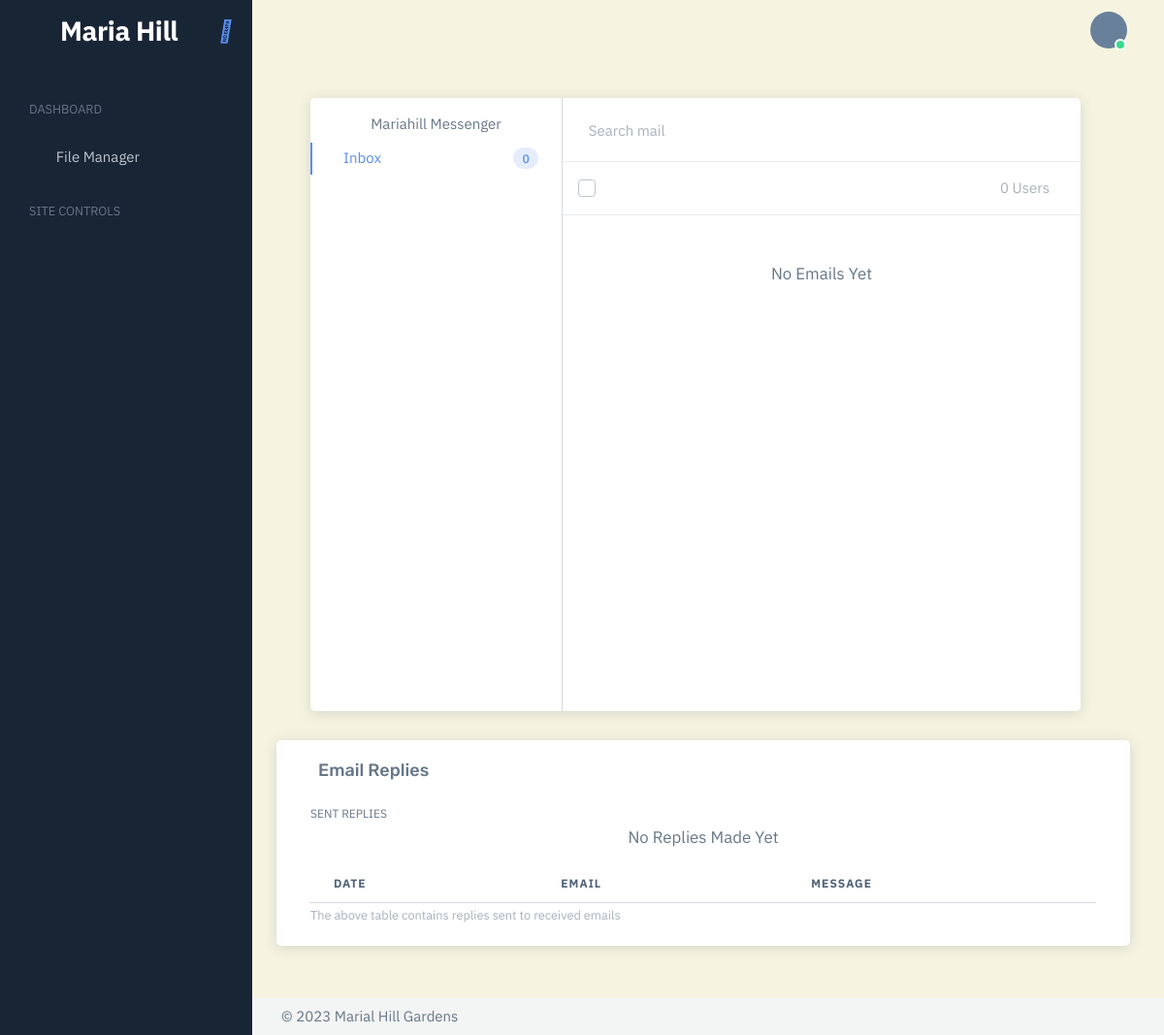
Before: /email/ (signed in) with the older database file.
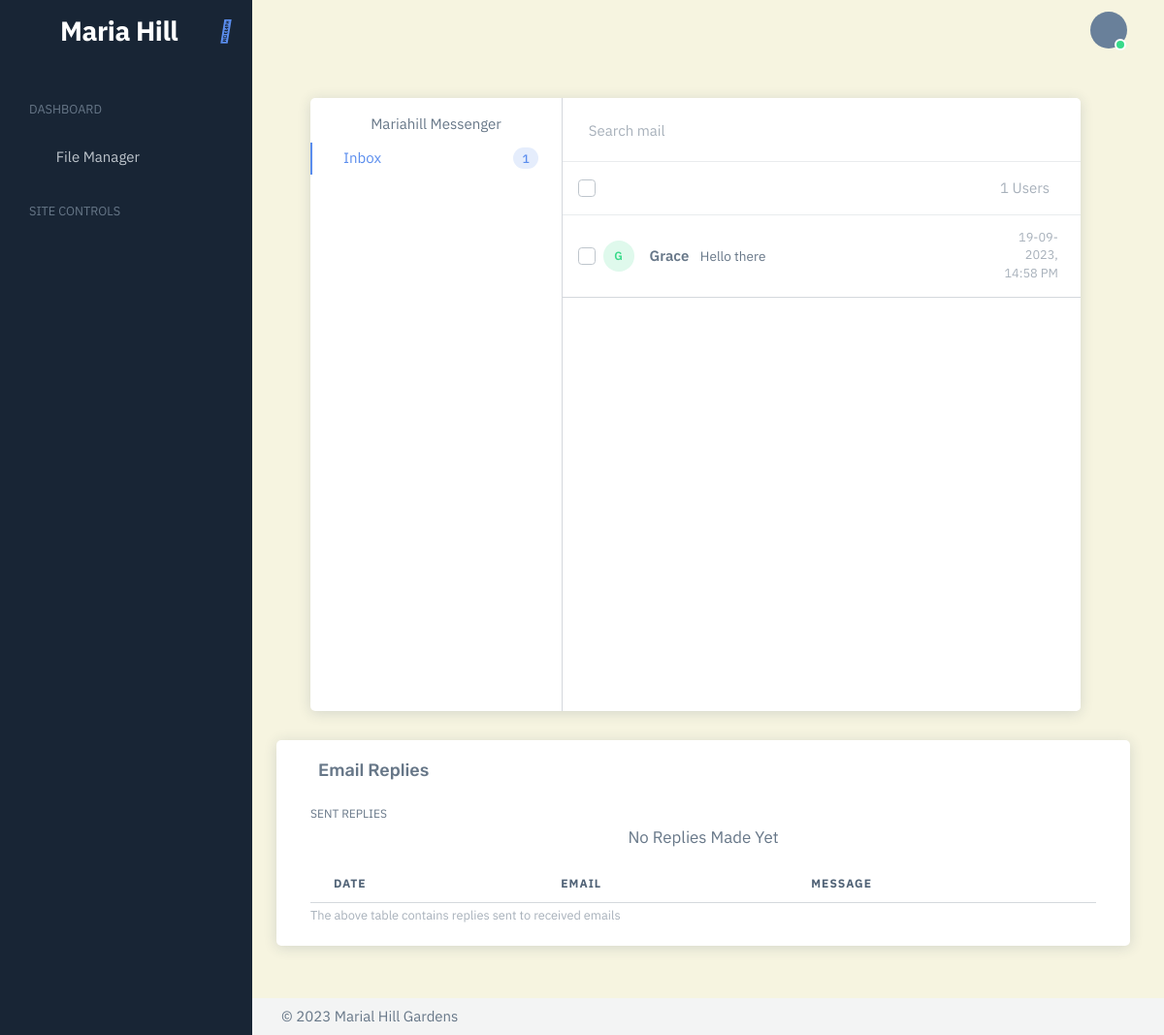
After: the same page with the newer database file.
### mariadmin/models.py (models this page shows)
class SimpleContactMessages(models.Model):
    UserName = models.TextField()
    UserEmail= models.TextField()
    UserSubject = models.TextField()
    UserMessage= models.TextField()
    dateSent = models.DateTimeField(auto_now_add=True)
    class Meta:
        ordering = ('dateSent',)

### messenger/views.py (the view)
# urls.py: path('email/', views.emailPage, name='email-page'),
@login_required(login_url='messenger:home')
@cache_control(no_cache=True, must_revalidate=True, no_store=True)
@user_passes_test(isAdmin)
def emailPage(request):
    presentEmails = CommUtilities().getAllPresentEmails()
    pageContext = {
        'preview_inbox': presentEmails,
        'count': CommUtilities().getInboxCount(),
        'users': len(presentEmails),
        'present_replies': CommUtilities().getPresentReplies()
    }
    return render(request, "mariadmin/sections/email-section.html", context=pageContext)

### mariadmin/templates/mariadmin/sections/email-section.html (shortened to what this page needs)
{% extends "mariadmin/home-layout.html" %}
{% load static %}
{% block page_css %}
    <link rel="stylesheet" href="{% static 'mariadmin/local-update/frest/admin/assets/vendor/libs/quill/katex.css' %}" />
    <link rel="stylesheet" href="{% static 'mariadmin/local-update/frest/admin/assets/vendor/libs/quill/katex.css' %}" />
    <link rel="stylesheet" href="{% static 'mariadmin/local-update/frest/admin/assets/vendor/libs/quill/katex.css' %}" />
    <link rel="stylesheet" href="{% static 'mariadmin/local-update/frest/admin/assets/vendor/libs/select2/select2.css' %}" />
    <link rel="stylesheet" href="{% static 'mariadmin/local-update/frest/admin/assets/vendor/css/pages/app-email.css' %}" />
{% endblock %}
{% block page_content %}
        {% include 'mariadmin/sections/email-loader.html' %}
        {% include 'mariadmin/sections/replies-section.html' %}
    </div>
{% endblock %}

### mariadmin/templates/mariadmin/home-layout.html (shortened to what this page needs)
{% load static %}
<!DOCTYPE html>
<html
  lang="en"
  class="light-style layout-navbar-fixed layout-menu-fixed"
  dir="ltr"
  data-theme="theme-default"
  data-assets-path="{% static 'mariadmin/local-update/frest/admin/assets/' %}"
  data-template="vertical-menu-template"
>
  <head>
    <link href='https://unpkg.com/boxicons@2.1.4/css/boxicons.min.css' rel='stylesheet'>
    <link rel="stylesheet" href="{% static 'mariadmin/local-update/frest/admin/assets/vendor/fonts/fontawesome.css' %}" />
    <link rel="stylesheet" href="{% static 'mariadmin/local-update/frest/admin/assets/vendor/fonts/flag-icons.css' %}" />
    <link
      rel="stylesheet"
      href="{% static 'mariadmin/local-update/frest/admin/assets/vendor/css/rtl/core.css' %}"
      class="template-customizer-core-css"
    />
    <link
      rel="stylesheet"
      href="{% static 'mariadmin/local-update/frest/admin/assets/vendor/css/rtl/theme-semi-dark.css' %}"
      class="template-customizer-theme-css"
    />
    <link rel="stylesheet" href="{% static 'mariadmin/local-update/frest/admin/assets/css/demo.css' %}" />
    <link
      rel="stylesheet"
      href="{% static 'mariadmin/local-update/frest/admin/assets/vendor/libs/perfect-scrollbar/perfect-scrollbar.css' %}"
    />
    <link
      rel="stylesheet"
      href="{% static 'mariadmin/local-update/frest/admin/assets/vendor/libs/typeahead-js/typeahead.css' %}"
    />
    <link rel="stylesheet" href="{% static 'mariadmin/local-update/frest/admin/assets/vendor/libs/bootstrap-maxlength/bootstrap-maxlength.css' %}" />
    <link rel="stylesheet" href="{% static 'mariadmin/local-update/frest/admin/assets/vendor/css/pages/app-chat.css' %}">
    <link
      rel="stylesheet"
      href="{% static 'mariadmin/local-update/frest/admin/assets/vendor/css/pages/custom-register.css' %}"
    />
    {% block page_css %}
    {% endblock %}
  </head>
  <body>
    <div class="layout-wrapper layout-content-navbar">
      <div class="layout-container">
        <aside
          id="layout-menu"
          class="layout-menu menu-vertical menu bg-menu-theme"
        >
          <div class="app-brand demo">
            <a href="#" class="app-brand-link">
              <span class="app-brand-logo demo">
              </span>
              <span class="app-brand-text demo menu-text fw-bold ms-2"
                >Maria Hill</span
              >
            </a>
            <a
              href="javascript:void(0);"
              class="layout-menu-toggle menu-link text-large ms-auto"
            >
              <i
                class="bx menu-toggle-icon d-none d-xl-block fs-4 align-middle"
              ></i>
            </a>
          </div>
          <div class="menu-divider mt-0"></div>
          <ul class="menu-inner pt-1 pb-5">
            <li class="menu-header small text-uppercase">
              <span class="menu-header-text">DASHBOARD</span>
            </li>
            <li class="menu-item">
              <a href="{% url 'messenger:file-manager' %}" class="menu-link">
                <i class="fa-regular fa-file bx-burst-hover me-3"></i>
                <div data-i18n="File Manager">File Manager</div>
              </a>
            </li>
            <li class="menu-header small text-uppercase">
              <span class="menu-header-text">site Controls</span>
            </li>
          </ul>
        </aside>
        <div class="layout-page">
          <nav
            class="layout-navbar navbar navbar-expand-xl align-items-center"
            id="layout-navbar"
          >
            <div class="container-fluid">
              <div
                class="navbar-nav-right d-flex align-items-center"
                id="navbar-collapse"
              >
                <ul class="navbar-nav flex-row align-items-center ms-auto">
                  <li class="nav-item navbar-dropdown dropdown-user dropdown">
                    <a
                      class="nav-link dropdown-toggle hide-arrow"
                      href="javascript:void(0);"
                      data-bs-toggle="dropdown"
                    >
                    <div class="avatar d-block flex-shrink-0 avatar-online">
                      <span class="avatar-initial rounded-circle bg-label-sucess">
                      </span>
                    </div>
                    </a>
                  </li>
                </ul>
              </div>
            </div>
          </nav>
          <div class="content-wrapper">
            <div class="container-xxl flex-grow-1 container-p-y">
              <div class="row">
                <div class="col">
                  {% block page_content %}
                  {% endblock %}
                </div>
              </div>
            </div>
            <footer class="content-footer footer bg-footer-theme">
              <div
                class="container-fluid d-flex flex-wrap justify-content-between py-2 flex-md-row flex-column"
              >
                <div class="mb-2 mb-md-0">
                  ©
                  Marial Hill Gardens
                </div>
              </div>
            </footer>
          </div>
        </div>
      </div>
  </body>
</html>

### mariadmin/templates/mariadmin/sections/email-loader.html (shortened to what this page needs)
{% load static %}
<div class="row w-100">
  <div class="content-wrapper">
    <div class="container-xxl flex-grow-1 container-p-y">
      <div class="app-email card">
        <div class="border-0">
          <div class="row g-0">
            <div
              class="col app-email-sidebar border-end flex-grow-0"
              id="app-email-sidebar"
            >
              <div class="d-flex justify-content-center mt-3">
                <span
                >
                  Mariahill Messenger
              </span>
              </div>
              <div class="email-filters py-2">
                <ul class="email-filter-folders list-unstyled mb-4">
                  <li
                    class="active d-flex justify-content-between"
                    data-target="inbox"
                  >
                    <a
                      href="javascript:void(0);"
                      class="d-flex flex-wrap align-items-center"
                    >
                      <span class="align-middle ms-2">Inbox</span>
                    </a>
                    <div class="badge bg-label-primary rounded-pill">
                      <span id="inbox-count-show">{{ count }}</span>
                    </div>
                  </li>
                </ul>
              </div>
            </div>
            <div class="col app-emails-list">
              <div class="card shadow-none border-0">
                <div
                  class="card-body emails-list-header p-3 py-lg-3 py-2"
                >
                  <div
                    class="d-flex justify-content-between align-items-center"
                  >
                    <div class="d-flex align-items-center w-100">
                      <div class="mb-0 mb-lg-2 w-100">
                        <div
                          class="input-group input-group-merge shadow-none"
                        >
                          <span
                            class="input-group-text border-0 ps-0"
                            id="email-search"
                          >
                          </span>
                          <input
                            type="text"
                            class="form-control email-search-input border-0"
                            placeholder="Search mail"
                            aria-label="Search mail"
                            aria-describedby="email-search"
                          />
                        </div>
                      </div>
                    </div>
                  </div>
                  <hr class="mx-n3 emails-list-header-hr" />
                  <div
                    class="d-flex justify-content-between align-items-center"
                  >
                    <div class="d-flex align-items-center">
                      <div class="form-check me-2 mb-0">
                        <input
                          class="form-check-input"
                          type="checkbox"
                          id="email-select-all"
                        />
                      </div>
                    </div>
                    <div
                      class="email-pagination d-sm-flex d-none align-items-center flex-wrap justify-content-between justify-sm-content-end"
                    >
                      <span class="d-sm-block d-none mx-3 text-muted">
                        <span id="user-count-show">{{ users }}</span> Users
                      </span>
                    </div>
                  </div>
                </div>
                <hr class="container-m-nx m-0" />
                <div class="email-list pt-0">
                  <ul class="list-unstyled m-0">
                    {% for eachUserEntry in preview_inbox %}
                      <li
                        class="email-list-item"
                        data-starred="true"
                        data-bs-toggle="sidebar"
                        data-target="#app-email-view"
                        data-attached-user="{{ eachUserEntry.name }}"
                        data-attached-email="{{ eachUserEntry.email }}"
                      >
                        <div class="d-flex align-items-center">
                          <div class="form-check mb-0">
                            <input
                              class="email-list-item-input form-check-input"
                              type="checkbox"
                              id="{{ eachUserEntry.name }}"
                            />
                          </div>
                          <div class="avatar avatar-sm d-block flex-shrink-0 me-sm-3 me-0">
                            <span class="avatar-initial rounded-circle bg-label-success">{{ eachUserEntry.initials }}</span>
                          </div>
                          <div class="email-list-item-content ms-2 ms-sm-0 me-2">
                            <span class="email-list-item-username me-2">
                              {{ eachUserEntry.name }}
                            </span>
                            <span class="email-list-item-subject d-xl-inline-block d-block">
                              {{ eachUserEntry.message }}
                              </span>
                          </div>
                          <div class="email-list-item-meta ms-auto d-flex align-items-center">
                            <small class="email-list-item-time text-muted">
                              {{ eachUserEntry.date }}
                            </small>
                          </div>
                        </div>
                      </li>
                    {% empty %}
                      <div class="d-flex justify-content-center align-items-center">
                        <p class="lead mt-5">No Emails Yet</p>
                      </div>
                    {% endfor %}
                  </ul>
                </div>
              </div>
            </div>
          </div>
        </div>
      </div>
    </div>
  </div>
</div>

### mariadmin/templates/mariadmin/sections/replies-section.html (shortened to what this page needs)
<div class="row w-100">
    <div class="card mb-4 mx-2 w-100">
        <h5 class="card-header">Email Replies</h5>
        <div class="card-body demo-vertical-spacing demo-only-element">
            <div class="mb-0 mt-5">
                <label for="defaultFormControlInput" class="form-label">SENT REPLIES</label>
                <table class="table">
                    <thead>
                      <tr>
                        <th>DATE</th>
                        <th>EMAIL</th>
                        <th>MESSAGE</th>
                      </tr>
                    </thead>
                    <tbody class="table-border-bottom-0">
                        {% if present_replies %}
                            {% for eachReply in present_replies %}
                                <tr>
                                    <td>{{ eachReply.when }}</td>
                                    <td>{{ eachReply.to }}</td>
                                    <td>{{ eachReply.message }}</td>
                                    <td>
                                        <div class="dropdown">
                                            <button type="button" class="btn p-0 dropdown-toggle hide-arrow" data-bs-toggle="dropdown"><i class="bx bx-dots-vertical-rounded"></i></button>
                                            <div class="dropdown-menu">
                                                <a class="dropdown-item" href="{% url 'messenger:wipe-reply' eachReply.id %}"><i class="bx bx-trash me-1"></i> Delete Reply Log</a>
                                            </div>
                                        </div>
                                    </td>
                                </tr>
                            {% endfor %}
                        {% else %}
                            <div class="d-flex justify-content-center">
                                <p class="lead">No Replies Made Yet</p>
                            </div>
                        {% endif %}
                    </tbody>
                </table>
                <div class="form-text">
                    The above table contains replies sent to received emails
                </div>
            </div>
        </div>
    </div>
</div>

Changed rows visible on the page:
added SimpleContactMessages: name "Grace", message "Hello there"
Other visible differences:
{{ count }}: "0" → "1"
{{ users }}: "0" → "1"
new list line: "☐ G 19-09-2023, 14:58 PM"
text no longer shown: "No Emails Yet"
